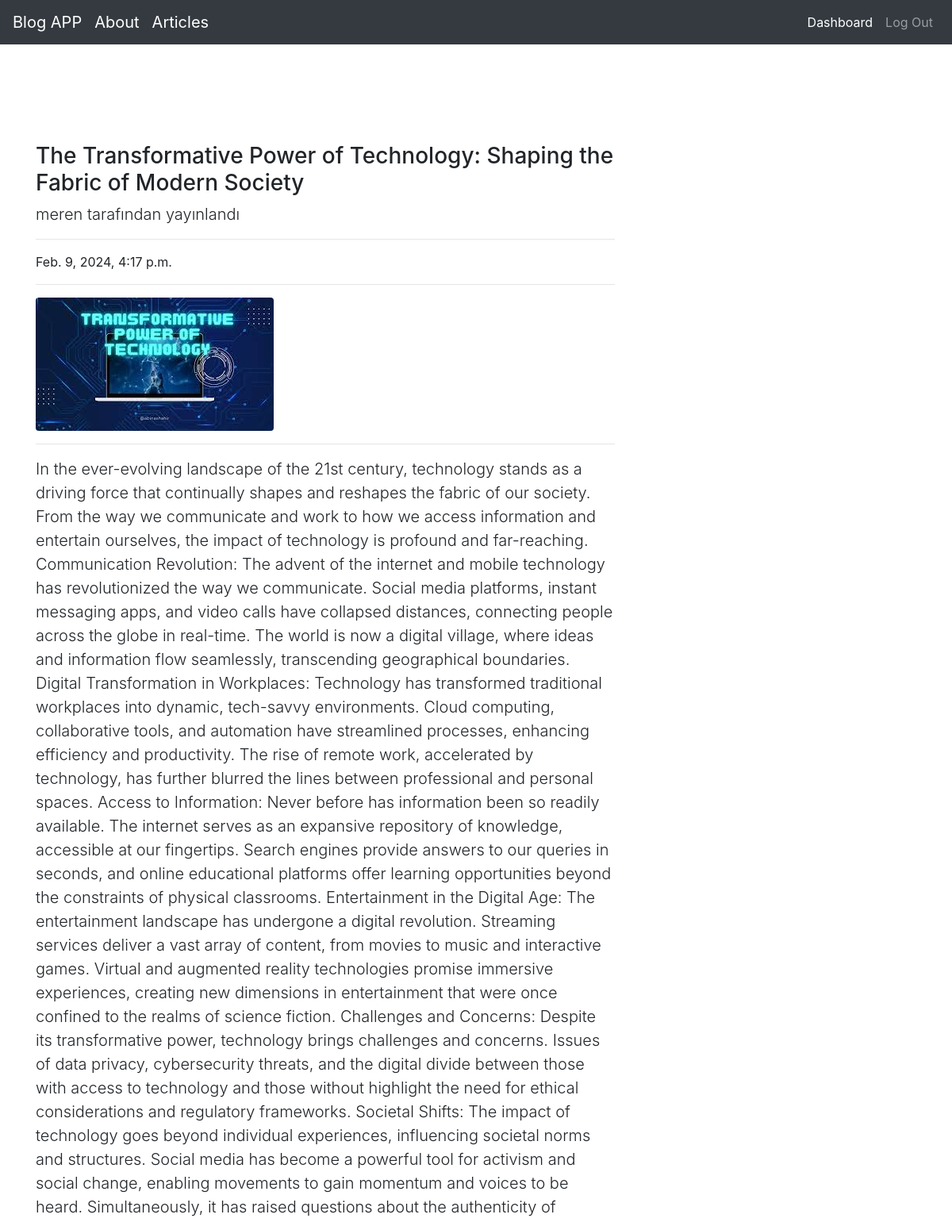
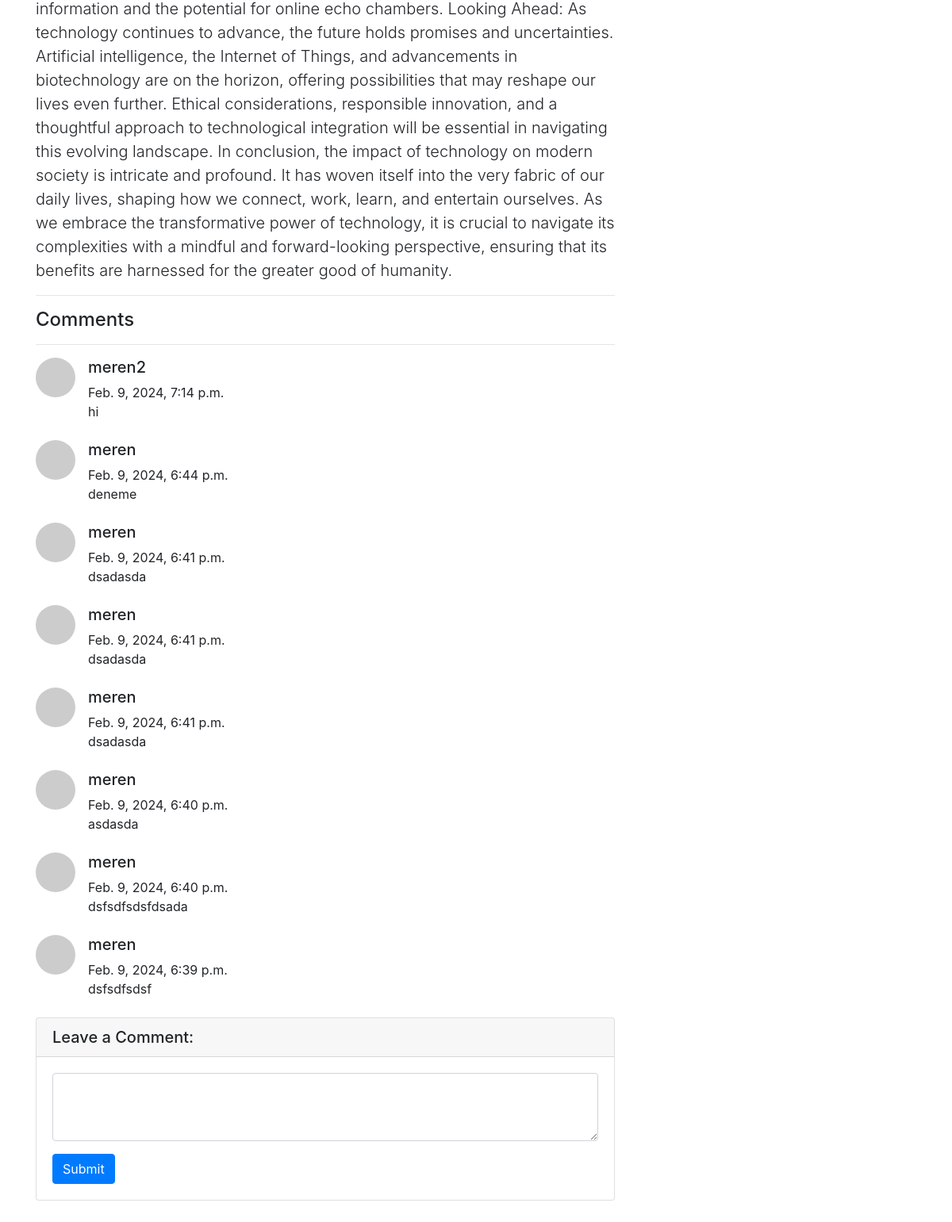
The page /articles/article/17 (signed in) on the database its author committed (2 pictures, top to bottom).
### article/models.py (models this page shows, shortened)
class Article(models.Model):
    author = models.ForeignKey("auth.User",on_delete=models.CASCADE)
    title = models.CharField(max_length=200)
    content = models.TextField()
    created_date = models.DateTimeField(auto_now_add=True)
    article_image = models.FileField(blank=True, null= True, verbose_name="Add file to article")
    class Meta:
        ordering = ['-created_date']

class Comment(models.Model):
    article = models.ForeignKey(Article,on_delete=models.CASCADE,verbose_name="Article",related_name="comments")
    comment_author = models.CharField(max_length=50,verbose_name="name")
    comment_content = models.CharField(max_length=250,verbose_name="comment")
    comment_date = models.DateTimeField(auto_now_add=True)
    class Meta:
        ordering = ['-comment_date']

### article/views.py (the view)
# urls.py: path('article/<int:id>',views.showDetail,name="showdetail"),
def showDetail(request,id):
    article = get_object_or_404(Article,id=id)
    comments = article.comments.all()
    return render(request,"detail.html",{"article":article,"comments":comments})

### templates/detail.html (shortened to what this page needs)
{% extends "layout.html" %}
{% block body %}
<div class="row">
    <div class="col-lg-8">
      <h3 class="mt-4">{{article.title}}</h3>
      <p class="lead">
        {{article.author.username}} tarafından yayınlandı
      </p>
      <hr>
      <p>{{article.created_date}}</p>
      <hr>
      {% if article.article_image %}
      <img class="img-fluid rounded" src="{{article.article_image.url}}" alt="">
      {% endif %}
      <hr>
      <p class="lead">
          {{article.content|safe}}
      </p>
      <hr>
        <h4>Comments</h4>
    <hr>
    {% if comments %}
        {% for comment in comments %}
        <div class="media mb-4">
        <img class="d-flex mr-3 rounded-circle" src="http://placehold.it/50x50" alt="">
        <div class="media-body">
          <h5 class="mt-0">{{comment.comment_author}}</h5>
            {{ comment.comment_date }}<br>
          {{ comment.comment_content }}
        </div>
      </div>
        {% endfor %}
    {% else %}
        <div class="alert alert-danger">No comments</div>
    {% endif %}
         <div class="card my-4">
        <h5 class="card-header">Leave a Comment:</h5>
        <div class="card-body">
          <form method= "post" action="{% url 'article:comment' article.id %}">
            <div class="form-group">
              <textarea name="comment" class="form-control" rows="3"></textarea>
            </div>
            <button type="submit" class="btn btn-primary">Submit</button>
          </form>
        </div>
      </div>
        </div>
 </div>
{% endblock body %}

### rows shown on the page
Article: title "The Transformative Power of Technology: Shaping the Fabric of Modern Society", author.username "meren", created_date "Feb. 9, 2024, 4:17 p.m.", article_image (picture), content "In the ever-evolving landscape of the 21st century, technology stands as a driving force that continually shapes and reshapes the fabric of our society. From the way we communicate and work to how we access information and entertain ourselves, the impact of technology is profound and far-reaching. Communication Revolution: The advent of the internet and mobile technology has revolutionized the way we communicate. Social media platforms, instant messaging apps, and video calls have collapsed distances, connecting people across the globe in real-time. The world is now a digital village, where ideas and information flow seamlessly, transcending geographical boundaries. Digital Transformation…"
Comment: comment_author "meren2", comment_date "Feb. 9, 2024, 7:14 p.m.", comment_content "hi"
Comment: comment_author "meren", comment_date "Feb. 9, 2024, 6:44 p.m.", comment_content "deneme"
Comment: comment_author "meren", comment_date "Feb. 9, 2024, 6:41 p.m.", comment_content "dsadasda"
Comment: comment_author "meren", comment_date "Feb. 9, 2024, 6:41 p.m.", comment_content "dsadasda"
Comment: comment_author "meren", comment_date "Feb. 9, 2024, 6:41 p.m.", comment_content "dsadasda"
Comment: comment_author "meren", comment_date "Feb. 9, 2024, 6:40 p.m.", comment_content "asdasda"
Comment: comment_author "meren", comment_date "Feb. 9, 2024, 6:40 p.m.", comment_content "dsfsdfsdsfdsada"
Comment: comment_author "meren", comment_date "Feb. 9, 2024, 6:39 p.m.", comment_content "dsfsdfsdsf"
